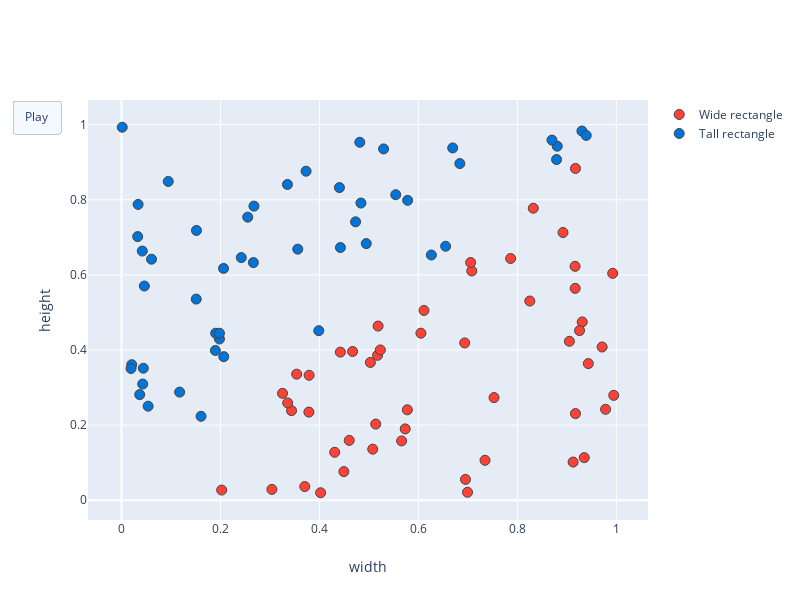

Notebook code for this chart:
### Markdown cell above
NB: Hvis animasjonen under ikke kommer opp, prøv å gå kjøre "File > Trust Notebook"

### Code cell
gradient_descent_animation((0, 1), (0, 1), w_real=[1, -1, 0], w_initial=[-0.5, -1, 0.8], lr=1, layout=layout, class_names=class_names, inv_class_names_for_plot=True)
